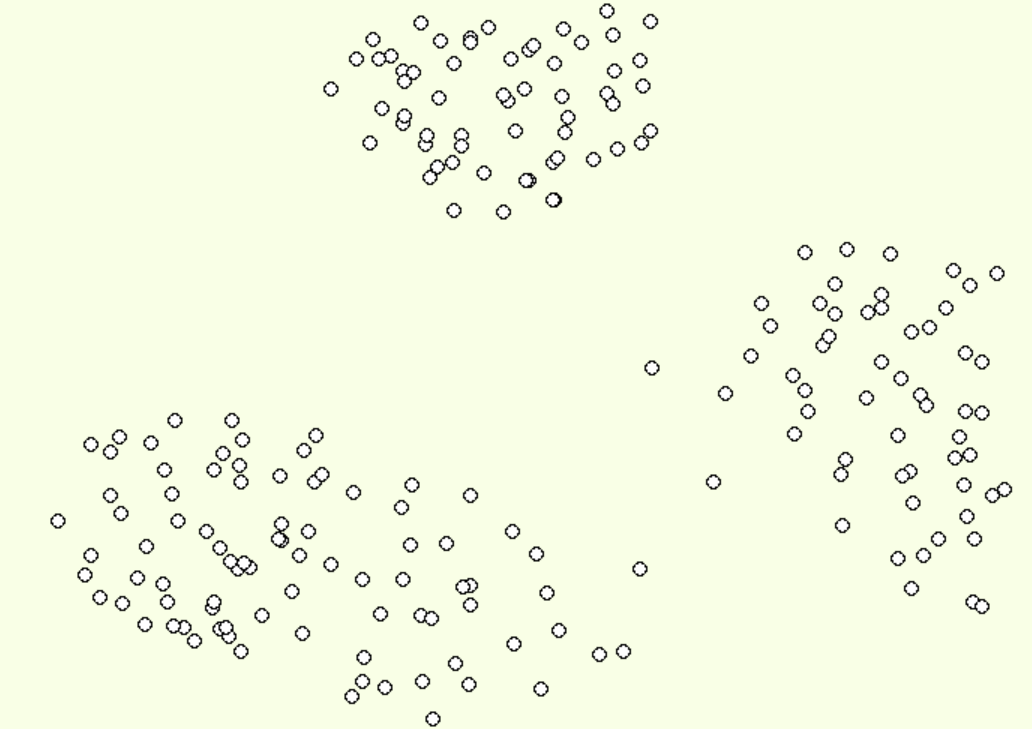
#> input picture 1.png, 1032 x 729 px
$ python gray.py
#> lines starting #> are read from the running program, lines starting #| are printed output that depends on the picture
from skimage import io
import numpy as np
f = input("file: ")
#> the answer given: 1.png
# Đọc ảnh gray
image = io.imread(f, as_gray=True)
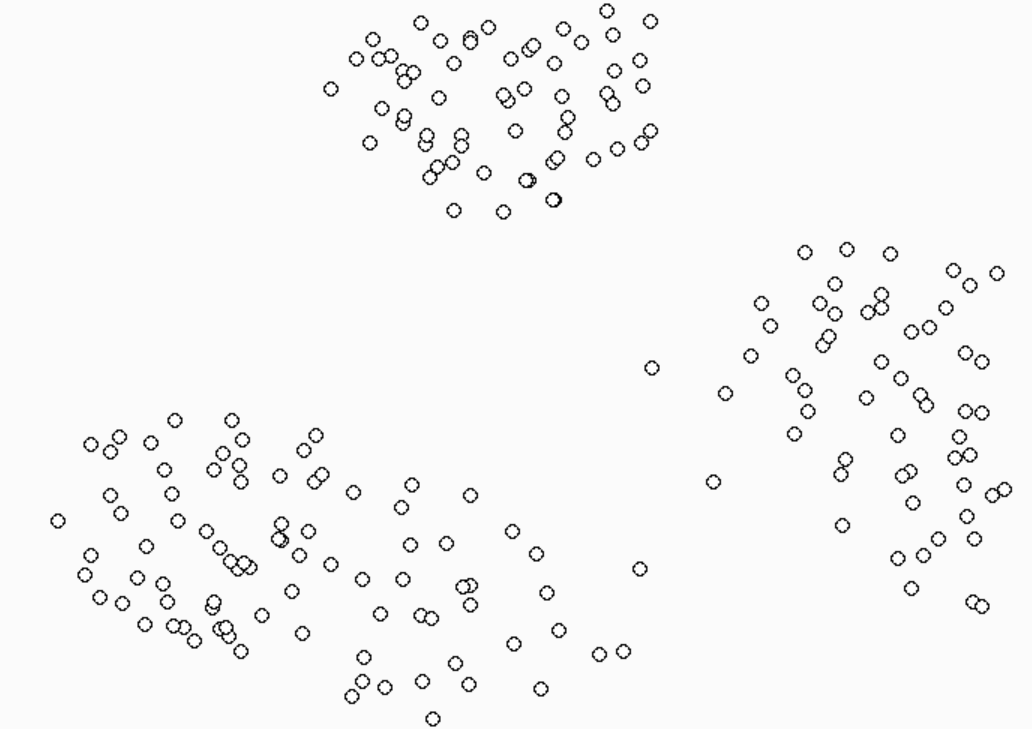
#> image: shape (729, 1032) float64; min 0, max 1, mean 0.97

# Lấy kích thước ảnh
height, width = image.shape
#> height = 729; width = 1032

# In ra giá trị mức độ sáng tối của từng điểm ảnh
for i in range(height):
    for j in range(width):
        pixel_value = image[i, j]
        print(f"Pixel ({i}, {j}): {pixel_value}")

$ run again, on 3.png
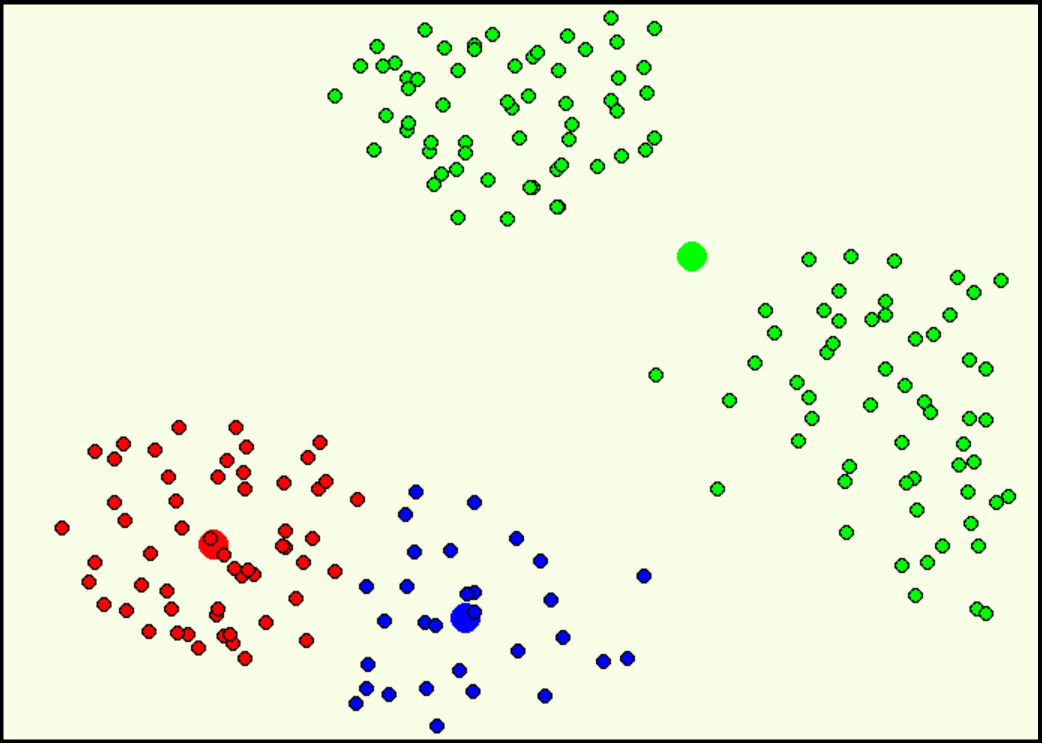
#> input picture 3.png, 1042 x 743 px
#> `image = io.imread(f, as_gray=True)`:
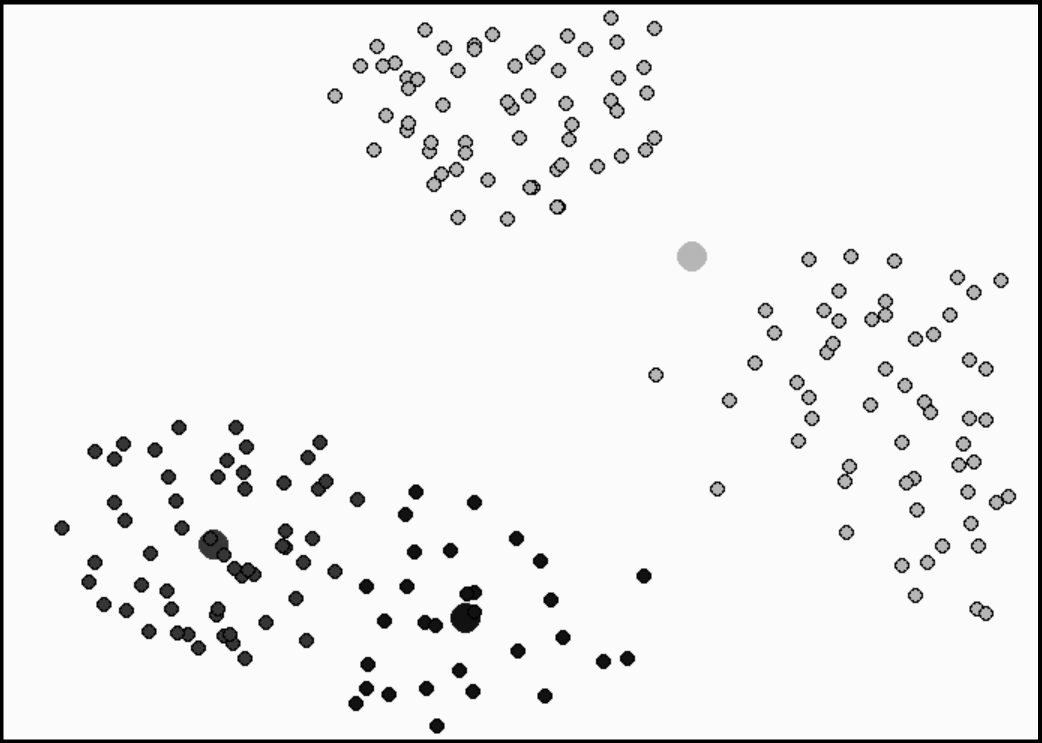
#> image: shape (743, 1042) float64; min 0, max 0.988, mean 0.939
